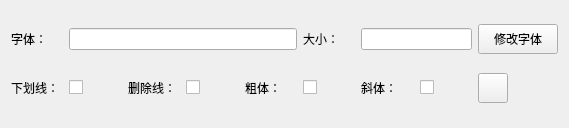
<?xml version="1.0" encoding="UTF-8"?>
<ui version="4.0">
 <class>FontSetting</class>
 <widget class="QWidget" name="FontSetting">
  <property name="geometry">
   <rect>
    <x>0</x>
    <y>0</y>
    <width>569</width>
    <height>128</height>
   </rect>
  </property>
  <property name="windowTitle">
   <string>Form</string>
  </property>
  <layout class="QGridLayout" name="gridLayout">
   <item row="0" column="6" colspan="2">
    <widget class="QLineEdit" name="LineSize">
     <property name="readOnly">
      <bool>true</bool>
     </property>
    </widget>
   </item>
   <item row="1" column="4">
    <widget class="QLabel" name="label_5">
     <property name="text">
      <string>粗体：</string>
     </property>
    </widget>
   </item>
   <item row="1" column="3">
    <widget class="QCheckBox" name="BoxStrikeOut">
     <property name="text">
      <string/>
     </property>
     <property name="checkable">
      <bool>true</bool>
     </property>
    </widget>
   </item>
   <item row="1" column="8">
    <widget class="QPushButton" name="ButtonColor">
     <property name="minimumSize">
      <size>
       <width>30</width>
       <height>30</height>
      </size>
     </property>
     <property name="maximumSize">
      <size>
       <width>30</width>
       <height>30</height>
      </size>
     </property>
     <property name="text">
      <string/>
     </property>
    </widget>
   </item>
   <item row="0" column="1" colspan="4">
    <widget class="QLineEdit" name="LineFamily">
     <property name="readOnly">
      <bool>true</bool>
     </property>
    </widget>
   </item>
   <item row="0" column="8">
    <widget class="QPushButton" name="ButtonFont">
     <property name="minimumSize">
      <size>
       <width>60</width>
       <height>30</height>
      </size>
     </property>
     <property name="maximumSize">
      <size>
       <width>1020</width>
       <height>1020</height>
      </size>
     </property>
     <property name="text">
      <string>修改字体</string>
     </property>
    </widget>
   </item>
   <item row="1" column="0">
    <widget class="QLabel" name="label_3">
     <property name="text">
      <string>下划线：</string>
     </property>
    </widget>
   </item>
   <item row="1" column="1">
    <widget class="QCheckBox" name="BoxUnderLine">
     <property name="text">
      <string/>
     </property>
     <property name="checkable">
      <bool>true</bool>
     </property>
    </widget>
   </item>
   <item row="0" column="0">
    <widget class="QLabel" name="label">
     <property name="text">
      <string>字体：</string>
     </property>
    </widget>
   </item>
   <item row="1" column="2">
    <widget class="QLabel" name="label_4">
     <property name="text">
      <string>删除线：</string>
     </property>
    </widget>
   </item>
   <item row="1" column="6">
    <widget class="QLabel" name="label_6">
     <property name="text">
      <string>斜体：</string>
     </property>
    </widget>
   </item>
   <item row="0" column="5">
    <widget class="QLabel" name="label_2">
     <property name="text">
      <string>大小：</string>
     </property>
    </widget>
   </item>
   <item row="1" column="5">
    <widget class="QCheckBox" name="BoxBold">
     <property name="text">
      <string/>
     </property>
     <property name="checkable">
      <bool>true</bool>
     </property>
    </widget>
   </item>
   <item row="1" column="7">
    <widget class="QCheckBox" name="BoxItalic">
     <property name="text">
      <string/>
     </property>
     <property name="checkable">
      <bool>true</bool>
     </property>
    </widget>
   </item>
  </layout>
 </widget>
 <resources/>
 <connections/>
</ui>
